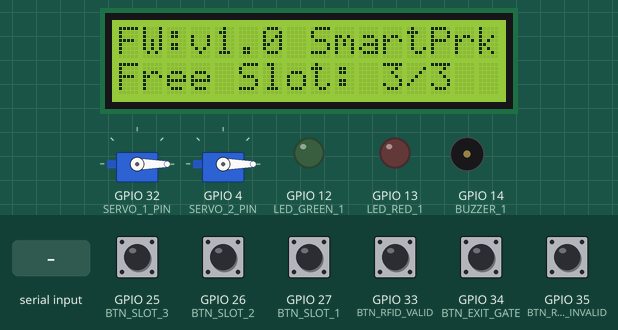
Simulated run of this sketch. Board: ESP32. Parts: 16×2 character LCD, 2 × servo, output pins drawn as LEDs (lit = HIGH), buzzer (waves = sounding). The test bench sets the inputs (shaded band); at power-on: GPIO 25 (BTN_SLOT_3), GPIO 26 (BTN_SLOT_2), GPIO 27 (BTN_SLOT_1), GPIO 33 (BTN_RFID_VALID), GPIO 34 (BTN_EXIT_GATE), GPIO 35 (BTN_RFID_INVALID) HIGH. WiFi joins after 1.5 s; servers stay silent unless stated; what the sketch prints to the serial monitor is not drawn.

Above: at 1.3 s.
1.4 s: GPIO 33 (BTN_RFID_VALID) pulled LOW for 1 s
At 2.7 s:
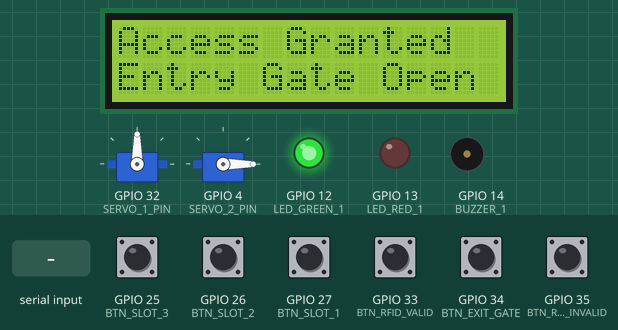
4.7 s: GPIO 34 (BTN_EXIT_GATE) pulled LOW for 0.15 s
At 6.1 s:
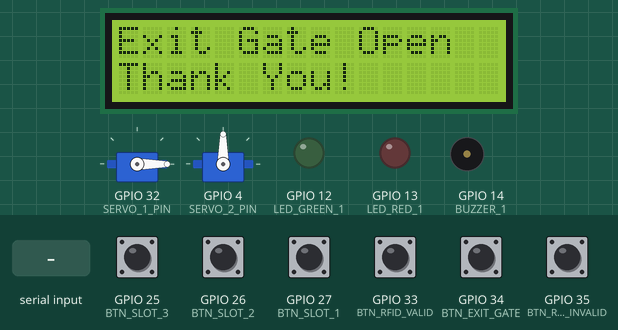
7.8 s: GPIO 35 (BTN_RFID_INVALID) pulled LOW for 0.15 s
At 8.8 s:
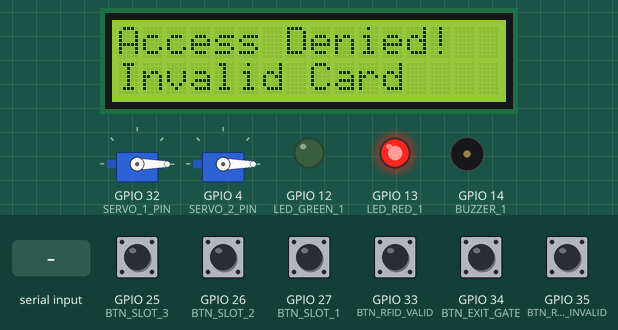
10.5 s: "OTA_V2\n" received over Serial
At 12.6 s:
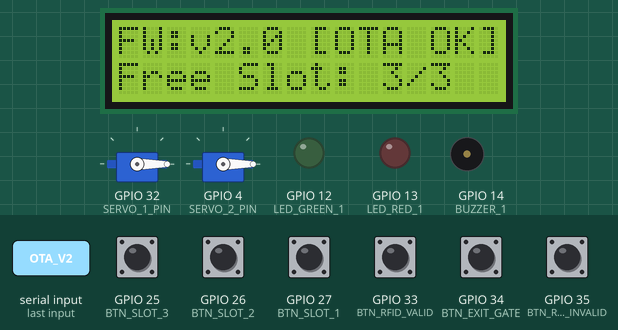
13.3 s: GPIO 25 (BTN_SLOT_3) pulled LOW for 0.15 s
At 13.8 s:
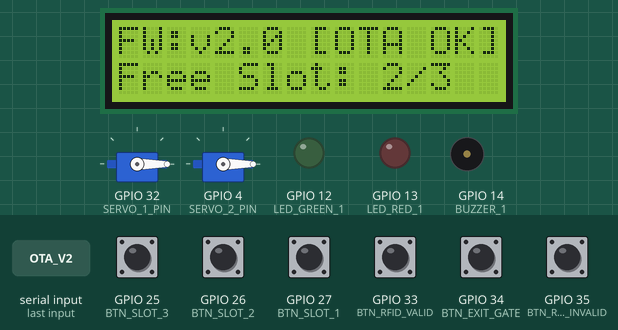
14.9 s: GPIO 26 (BTN_SLOT_2) pulled LOW for 1 s
At 16.2 s:
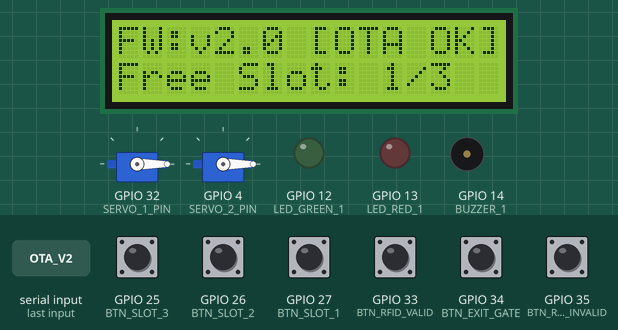
Timing chart, 0 to 17.9 s (numbered marks = the images above; inputs shaded):
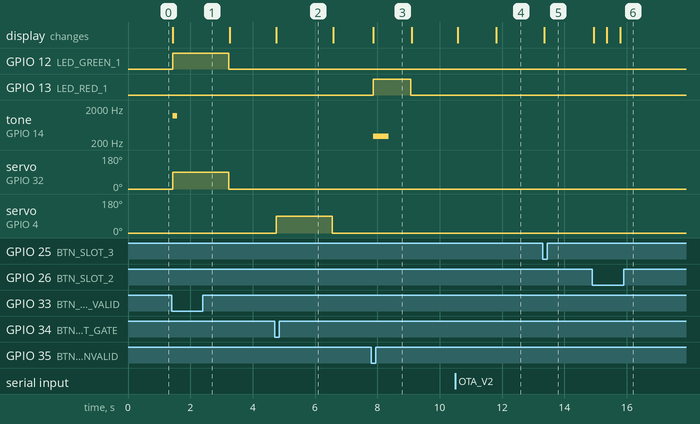

Measured:
- after the input at 1.4 s, GPIO 12 (LED_GREEN_1): LOW → HIGH at once, → LOW 1.8 s later; tone on GPIO 14 (BUZZER_1): silent → 1200 Hz at once, → silent 0.15 s later; servo on GPIO 32 (SERVO_1_PIN): 0° → 90° at once, → 0° 1.8 s later; the display: changes at once (image 1)
- after the input at 4.7 s, servo on GPIO 4 (SERVO_2_PIN): 0° → 90° after 0.05 s, → 0° 1.8 s later; the display: changes after 0.05 s (image 2)
- after the input at 7.8 s, GPIO 13 (LED_RED_1): LOW → HIGH after 0.06 s, → LOW 1.2 s later; tone on GPIO 14 (BUZZER_1): silent → 300 Hz after 0.06 s, → silent 0.50 s later; the display: changes after 0.06 s (image 3)
- after the input at 10.5 s, the display: first changes after 0.08 s (image 4 shows a later state)
- after the input at 13.3 s, the display: changes after 0.05 s (image 5)
- after the input at 14.9 s, the display: changes at once (image 6)

The sketch:

sketch.ino
```cpp
#include <Wire.h>
#include <LiquidCrystal_I2C.h>
#include <ESP32Servo.h>
#include <WiFi.h>

// Pinout sesuai SmartParking_OTA.ino & Skematik KiCad
#define BTN_RFID_VALID   33
#define BTN_RFID_INVALID 35
#define BTN_EXIT_GATE    34
#define BTN_SLOT_1       27
#define BTN_SLOT_2       26
#define BTN_SLOT_3       25

#define LED_GREEN_1      12
#define LED_RED_1        13
#define BUZZER_1         14
#define SERVO_1_PIN      32
#define SERVO_2_PIN      4

LiquidCrystal_I2C lcd(0x27, 16, 2);
Servo servoEntry;
Servo servoExit;

bool slotOccupied[3] = {false, false, false};
bool otaV2Enabled = false; // Dapat diaktifkan via Serial: ketik "OTA_V2"

void showSlots() {
  int freeCount = (!slotOccupied[0]) + (!slotOccupied[1]) + (!slotOccupied[2]);
  lcd.clear();
  lcd.setCursor(0, 0);
  lcd.print(otaV2Enabled ? "FW:v2.0 [OTA OK]" : "FW:v1.0 SmartPrk");
  lcd.setCursor(0, 1);
  lcd.print("Free Slot: ");
  lcd.print(freeCount);
  lcd.print("/3");
}

void setup() {
  Serial.begin(115200);
  Wire.begin(21, 22);
  lcd.init();
  lcd.backlight();

  pinMode(BTN_RFID_VALID, INPUT_PULLUP);
  pinMode(BTN_RFID_INVALID, INPUT);
  pinMode(BTN_EXIT_GATE, INPUT);
  pinMode(BTN_SLOT_1, INPUT_PULLUP);
  pinMode(BTN_SLOT_2, INPUT_PULLUP);
  pinMode(BTN_SLOT_3, INPUT_PULLUP);

  pinMode(LED_GREEN_1, OUTPUT);
  pinMode(LED_RED_1, OUTPUT);
  pinMode(BUZZER_1, OUTPUT);

  servoEntry.attach(SERVO_1_PIN);
  servoExit.attach(SERVO_2_PIN);
  servoEntry.write(0);
  servoExit.write(0);

  WiFi.begin("Wokwi-GUEST", "", 6);
  Serial.println("=== Smart Parking ESP32 + OTA Simulator ===");
  Serial.println("Ketik 'OTA_V2' di Serial Monitor untuk simulasi Update OTA v2.0!");
  showSlots();
}

void loop() {
  // Simulasi perintah OTA via Serial Monitor
  if (Serial.available()) {
    String cmd = Serial.readStringUntil('\n');
    cmd.trim();
    if (cmd == "OTA_V2") {
      lcd.clear();
      lcd.setCursor(0, 0);
      lcd.print("OTA Updating...");
      lcd.setCursor(0, 1);
      lcd.print("Flashing v2.0");
      delay(1200);
      otaV2Enabled = true;
      Serial.println("[OTA] Firmware updated to v2.0 (Full-Slot Lock enabled)!");
      showSlots();
    }
  }

  // Toggle Slot 1, 2, 3
  int slotPins[3] = {BTN_SLOT_1, BTN_SLOT_2, BTN_SLOT_3};
  for (int i = 0; i < 3; i++) {
    if (digitalRead(slotPins[i]) == LOW) {
      slotOccupied[i] = !slotOccupied[i];
      Serial.printf("Slot %d -> %s\n", i + 1, slotOccupied[i] ? "TERISI" : "KOSONG");
      showSlots();
      delay(350);
    }
  }

  // Simulasi Tap RFID Valid
  if (digitalRead(BTN_RFID_VALID) == LOW) {
    bool allFull = slotOccupied[0] && slotOccupied[1] && slotOccupied[2];
    if (otaV2Enabled && allFull) {
      lcd.clear();
      lcd.setCursor(0, 0); lcd.print("Parking Full!");
      lcd.setCursor(0, 1); lcd.print("v2.0 Gate Locked");
      digitalWrite(LED_RED_1, HIGH);
      tone(BUZZER_1, 400, 400);
      delay(1200);
      digitalWrite(LED_RED_1, LOW);
    } else {
      lcd.clear();
      lcd.setCursor(0, 0); lcd.print("Access Granted");
      lcd.setCursor(0, 1); lcd.print("Entry Gate Open");
      digitalWrite(LED_GREEN_1, HIGH);
      tone(BUZZER_1, 1200, 150);
      servoEntry.write(90);
      delay(1800);
      servoEntry.write(0);
      digitalWrite(LED_GREEN_1, LOW);
    }
    showSlots();
  }

  // Simulasi Tap RFID Invalid (GPIO35 input-only, aktif LOW saat ditekan)
  if (digitalRead(BTN_RFID_INVALID) == LOW) {
    lcd.clear();
    lcd.setCursor(0, 0); lcd.print("Access Denied!");
    lcd.setCursor(0, 1); lcd.print("Invalid Card");
    digitalWrite(LED_RED_1, HIGH);
    tone(BUZZER_1, 300, 500);
    delay(1200);
    digitalWrite(LED_RED_1, LOW);
    showSlots();
  }

  // Simulasi Exit Gate (GPIO34 input-only)
  if (digitalRead(BTN_EXIT_GATE) == LOW) {
    lcd.clear();
    lcd.setCursor(0, 0); lcd.print("Exit Gate Open");
    lcd.setCursor(0, 1); lcd.print("Thank You!");
    servoExit.write(90);
    delay(1800);
    servoExit.write(0);
    showSlots();
  }

  delay(50);
}
```
